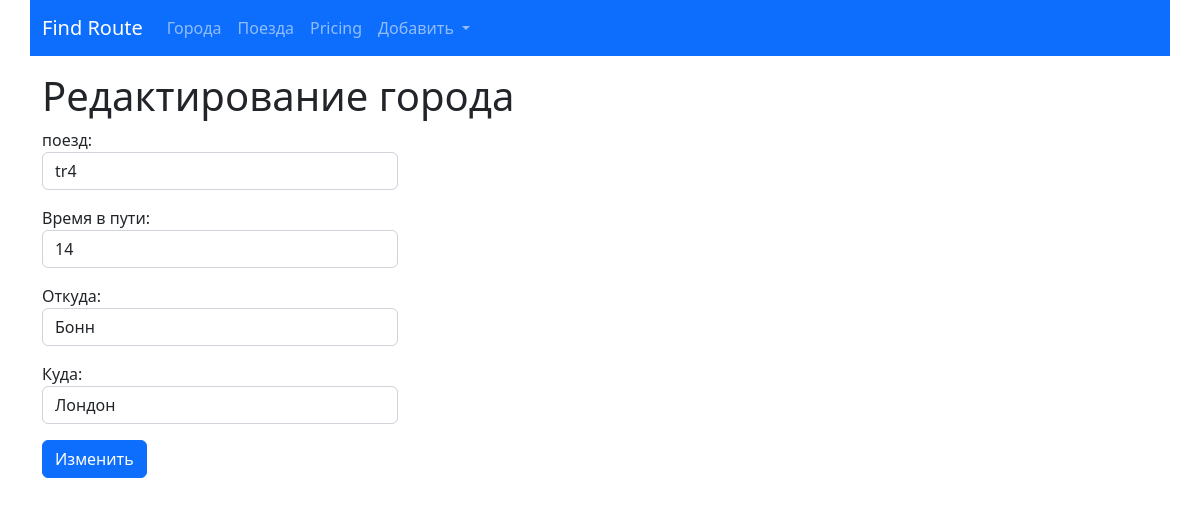
The page /trains/update/4 on the database its author committed.
### trains/models.py (models this page shows, shortened)
class Train(models.Model):
    name = models.CharField(max_length=50,
                            unique=True,
                            verbose_name='Номер поезда')
    travel_time = models.PositiveSmallIntegerField(verbose_name='Время в пути')
    from_city = models.ForeignKey(City,
                                  on_delete=models.CASCADE,
                                  related_name='from_city_set',
                                  verbose_name='Из какого города')
    to_city = models.ForeignKey('cities.City',
                                on_delete=models.CASCADE,
                                related_name='to_city_set',
                                verbose_name='В какой город')
    class Meta:
        verbose_name = "Поезд"
        verbose_name_plural = "Поезда"
        ordering = ['travel_time']

### cities/models.py (models this page shows, shortened)
class City(models.Model):
    name = models.CharField(max_length=100, unique=True, verbose_name="Название")
    def __str__(self):
        return self.name
    class Meta:
        verbose_name = "Город"
        verbose_name_plural = "Города"
        ordering = ['name']

### trains/views.py (the view)
# urls.py: path('update/<int:pk>', TrainUpdateView.as_view(), name="update"),
class TrainUpdateView(SuccessMessageMixin, UpdateView):
    model = Train
    form_class = TrainForm
    template_name = "trains/update.html"
    success_url = reverse_lazy('trains:home')
    success_message = "Поезд успешно отредактирован"

### trains/forms.py
class TrainForm(forms.ModelForm):
    name = forms.CharField(label='поезд',
                           widget=forms.TextInput(attrs={
                               'class': 'form-control',
                               'placeholder': 'Введите название поезда'}))
    travel_time = forms.IntegerField(label='Время в пути',
                                     widget=forms.NumberInput(attrs={
                                         'class': 'form-control',
                                         'placeholder': 'Введите время в пути'}))
    from_city = forms.ModelChoiceField(label='Откуда',
                                       queryset=City.objects.all(),
                                       widget=forms.Select(attrs={
                                           'class': 'form-control'}))
    to_city = forms.ModelChoiceField(label='Куда',
                                     queryset=City.objects.all(),
                                     widget=forms.Select(attrs={
                                         'class': 'form-control'}))
    class Meta:
        model = Train
        fields = "__all__"

### trains/templates/trains/update.html (shortened to what this page needs)
{% extends 'base.html' %}
{% block content%}
<h1>Редактирование города</h1>
{% include 'form.html' with button='Изменить'%}
{% endblock %}

### templates/form.html
<div class="row">
    <div class="col-md-4">
        <form action="{{ action }}" method="post"> {% csrf_token %}
            {{ form.as_p }}
            <button type="submit" class="btn btn-primary">{{ button }}</button>
        </form>
    </div>
</div>

### rows shown on the page
Train: name "tr4", travel_time "14", from_city "Бонн", to_city "Лондон"

### other values the page prints
{{ button }} "Изменить"
